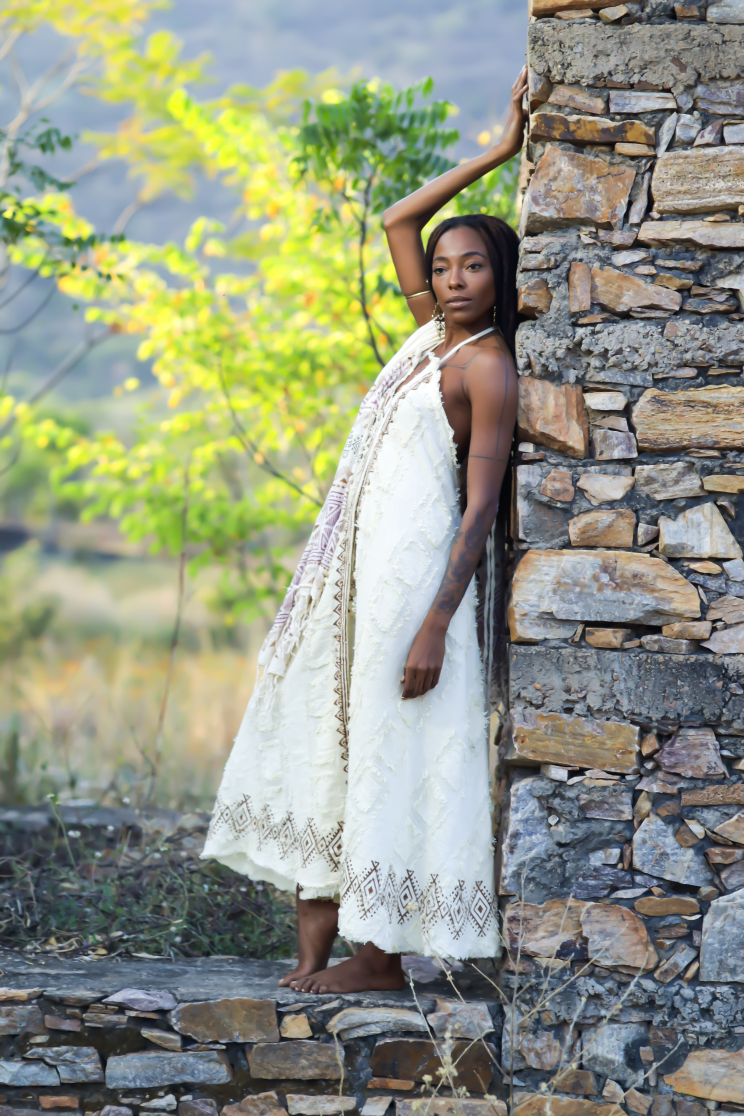
#> input picture Products/1-153A0953.jpg, 2976 x 4464 px (shown at 1/4 size)
$ python -i process_final_products.py   (imports and definitions only)
#> lines starting #> are read from the running program, lines starting #| are printed output that depends on the picture
#!/usr/bin/env python3
from __future__ import annotations

import argparse
from collections import deque
from concurrent.futures import ProcessPoolExecutor, as_completed
import json
import math
import os
from pathlib import Path

from PIL import Image, ImageChops, ImageDraw, ImageFilter, ImageOps


IMAGE_EXTENSIONS = {".jpg", ".jpeg", ".webp"}
CANVAS_SIZE = (1200, 1600)


# [16 lines left out: functions product_dirs, product_images, not called in this run]


def premium_background(size: tuple[int, int]) -> Image.Image:
    width, height = size
    image = Image.new("RGB", size)
    pixels = image.load()

    top = (238, 236, 230)
    mid = (248, 247, 243)
    bottom = (222, 218, 210)
    center_x = width * 0.48
    center_y = height * 0.36
    max_distance = math.hypot(width * 0.62, height * 0.62)

    for y in range(height):
        vertical = y / max(height - 1, 1)
        if vertical < 0.58:
            t = vertical / 0.58
            base = tuple(int(top[i] * (1 - t) + mid[i] * t) for i in range(3))
        else:
            t = (vertical - 0.58) / 0.42
            base = tuple(int(mid[i] * (1 - t) + bottom[i] * t) for i in range(3))

        for x in range(width):
            distance = math.hypot(x - center_x, y - center_y) / max_distance
            lift = max(0, 1 - distance * 2.2) * 14
            vignette = max(0, distance - 0.34) * 20
            pixels[x, y] = tuple(
                max(0, min(255, int(channel + lift - vignette))) for channel in base
            )

    draw = ImageDraw.Draw(image, "RGBA")
    draw.rectangle(
        [0, int(height * 0.76), width, height],
        fill=(218, 215, 208, 70),
    )
    return image


def foreground_alpha(image: Image.Image) -> Image.Image:
    rgb = image.convert("RGB")
    mask = Image.new("L", rgb.size, 255)
    src = rgb.load()
    out = mask.load()
    width, height = rgb.size

    for y in range(height):
        for x in range(width):
            r, g, b = src[x, y]
            green_delta = min(g - r, g - b)
            # The source backdrop ranges from bright chroma green to very dark
            # green shadows. Key both, while preserving black garments where
            # green is not meaningfully dominant.
            dim_green_shadow = g > 24 and green_delta > 9 and g > int(r * 1.2) and g > int(b * 1.2)
            green_dominant = g > 52 and green_delta > 12 and g > int(r * 1.08) and g > int(b * 1.08)
            strong_green = g > 78 and green_delta > 28 and g > int(r * 1.16) and g > int(b * 1.16)

            if strong_green or dim_green_shadow:
                alpha = 0
            elif green_dominant:
                alpha = max(0, min(255, int(255 - (green_delta - 12) * 6.2)))
            else:
                alpha = 255

            out[x, y] = alpha

    mask = mask.filter(ImageFilter.GaussianBlur(1.4))
    return mask.point(lambda value: 0 if value < 16 else (255 if value > 242 else value))


def edge_connected_background_alpha(image: Image.Image) -> Image.Image:
    rgb = image.convert("RGB")
    width, height = rgb.size
    src = rgb.load()
    candidate = bytearray(width * height)

    for y in range(height):
        row = y * width
        for x in range(width):
            r, g, b = src[x, y]
            green_delta = min(g - r, g - b)
            green_candidate = g > 24 and green_delta > 9 and g > int(r * 1.14) and g > int(b * 1.14)
            if green_candidate:
                candidate[row + x] = 1

    background = bytearray(width * height)
    queue: deque[int] = deque()

    def push(index: int) -> None:
        if candidate[index] and not background[index]:
            background[index] = 1
            queue.append(index)

    for x in range(width):
        push(x)
        push((height - 1) * width + x)
    for y in range(height):
        push(y * width)
        push(y * width + width - 1)

    while queue:
        index = queue.popleft()
        x = index % width
        y = index // width
        if x > 0:
            push(index - 1)
        if x < width - 1:
            push(index + 1)
        if y > 0:
            push(index - width)
        if y < height - 1:
            push(index + width)

    alpha = Image.new("L", (width, height), 255)
    out = alpha.load()
    for y in range(height):
        row = y * width
        for x in range(width):
            if background[row + x]:
                out[x, y] = 0

    return alpha.filter(ImageFilter.GaussianBlur(0.6))


def despill(image: Image.Image, alpha: Image.Image) -> Image.Image:
    rgba = image.convert("RGBA")
    src = rgba.load()
    matte = alpha.load()
    width, height = rgba.size

    for y in range(height):
        for x in range(width):
            r, g, b, _ = src[x, y]
            a = matte[x, y]
            if a < 255 or (g > r + 16 and g > b + 16):
                neutral_green = int((r + b) * 0.54)
                g = min(g, neutral_green)
            src[x, y] = (r, g, b, a)

    return rgba


def crop_to_subject(image: Image.Image) -> Image.Image:
    alpha = image.getchannel("A")
    bbox = alpha.point(lambda value: 255 if value > 22 else 0).getbbox()
    if not bbox:
        return image

    left, top, right, bottom = bbox
    pad_x = max(18, int((right - left) * 0.045))
    pad_y = max(18, int((bottom - top) * 0.045))
    return image.crop(
        (
            max(0, left - pad_x),
            max(0, top - pad_y),
            min(image.width, right + pad_x),
            min(image.height, bottom + pad_y),
        )
    )


def fit_subject(subject: Image.Image, canvas_size: tuple[int, int]) -> Image.Image:
    max_width = int(canvas_size[0] * 0.9)
    max_height = int(canvas_size[1] * 0.92)
    fitted = subject.copy()
    fitted.thumbnail((max_width, max_height), Image.Resampling.LANCZOS)
    return fitted


def compose_product(source: Path, destination: Path) -> dict[str, object]:
#> called with source = '../Products/1-153A0953.jpg', destination = 'out.png'
    opened = ImageOps.exif_transpose(Image.open(source))
#> opened is the input picture: PIL image 2976x4464 RGB; mean R, G, B 146.4, 151.1, 132.9
    has_alpha = opened.mode in {"RGBA", "LA"} or "transparency" in opened.info
#> has_alpha = False
    if has_alpha:
        rgba = opened.convert("RGBA")
        rgba.thumbnail((1800, 2400), Image.Resampling.LANCZOS)
        image = rgba.convert("RGB")
        alpha = rgba.getchannel("A").filter(ImageFilter.GaussianBlur(0.45))
        keyed_alpha = foreground_alpha(image)
        alpha = ImageChops.darker(alpha, keyed_alpha)
    else:
        image = opened.convert("RGB")
        image.thumbnail((1800, 2400), Image.Resampling.LANCZOS)
        alpha = foreground_alpha(image)
#> in foreground_alpha, `mask = mask.filter(ImageFilter.GaussianBlur(1.4))`:
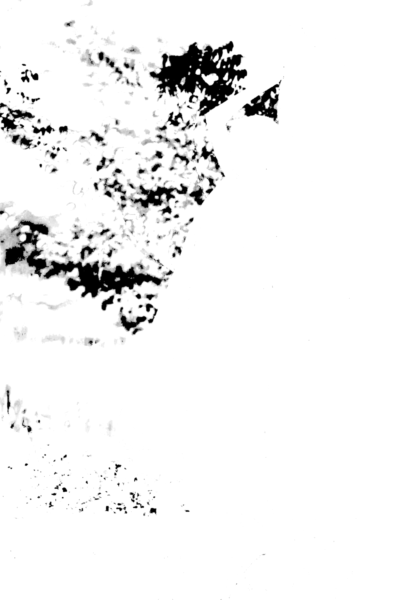
#> mask: PIL image 1600x2400 L (shown at 1/4 size); min 0, max 255, mean 241.5

    edge_alpha = edge_connected_background_alpha(image)
#> in edge_connected_background_alpha, `return alpha.filter(ImageFilter.GaussianBlur(0.6))`:
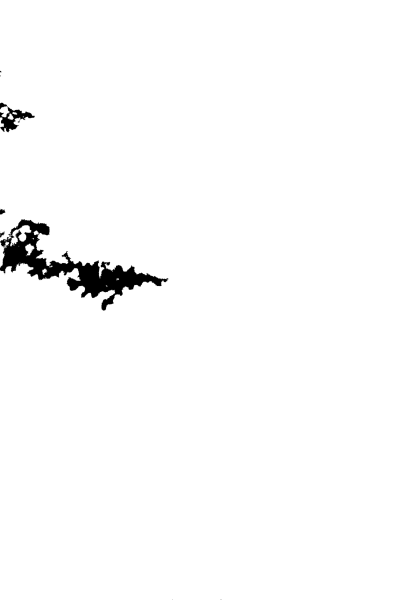
#> returned value: PIL image 1600x2400 L (shown at 1/4 size); min 0, max 255, mean 250.6
    alpha = ImageChops.darker(alpha, edge_alpha)

    subject = despill(image, alpha)
#> after the loop in despill, `for y in range(height):`: neutral_green = 130
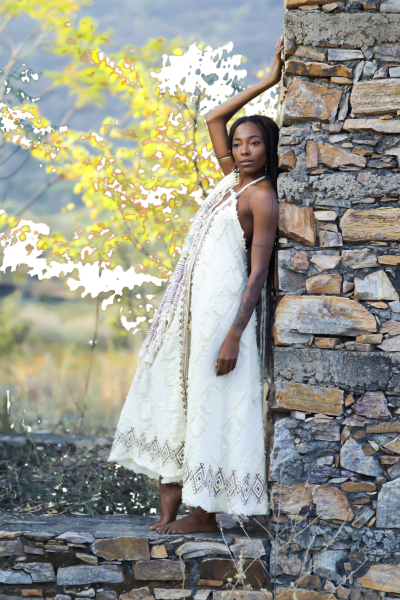
#> subject: PIL image 1600x2400 RGBA (shown at 1/4 size); mean R, G, B, A 146.4, 146.1, 132.9, 240.9; transparent parts drawn white
    subject = crop_to_subject(subject)
#> in crop_to_subject, `bbox = alpha.point(lambda value: 255 if value > 22 else 0).getbbox()`: bbox = (0, 0, 1600, 2400)
#> in crop_to_subject, `left, top, right, bottom = bbox`: left = 0; right = 1600; bottom = 2400
#> in crop_to_subject, `pad_x = max(18, int((right - left) * 0.045))`: pad_x = 72
#> in crop_to_subject, `pad_y = max(18, int((bottom - top) * 0.045))`: pad_y = 108
    subject = fit_subject(subject, CANVAS_SIZE)

    canvas = premium_background(CANVAS_SIZE).convert("RGBA")
#> in premium_background, `draw = ImageDraw.Draw(image, "RGBA")`:
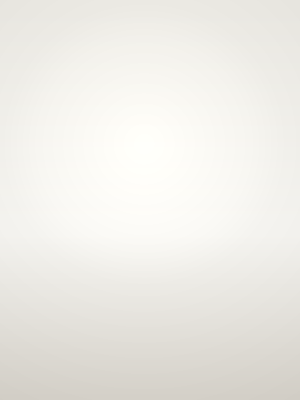
#> image: PIL image 1200x1600 RGB (shown at 1/4 size); mean R, G, B 238, 236.1, 230.7
    shadow = subject.getchannel("A").filter(ImageFilter.GaussianBlur(28))
    shadow = shadow.point(lambda value: int(value * 0.22))
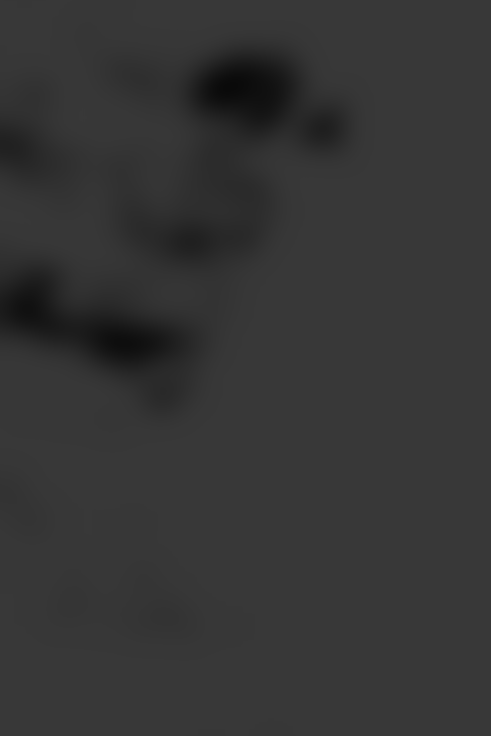
#> shadow: PIL image 981x1472 L (shown at 1/2 size); min 10, max 56, mean 52.7
    shadow_layer = Image.new("RGBA", CANVAS_SIZE, (0, 0, 0, 0))
#> shadow_layer: PIL image 1200x1600 RGBA; every value is 0

    x = (CANVAS_SIZE[0] - subject.width) // 2
    y = int((CANVAS_SIZE[1] - subject.height) * 0.5)
    shadow_layer.paste((28, 25, 22, 0), (x + 18, y + 34), shadow)
    canvas = Image.alpha_composite(canvas, shadow_layer)
    canvas.alpha_composite(subject, (x, y))
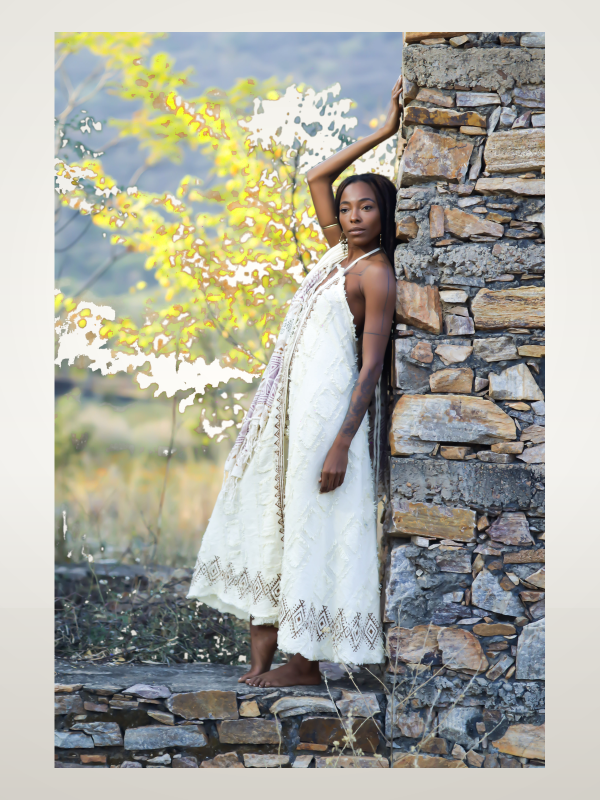
#> canvas: PIL image 1200x1600 RGBA (shown at 1/2 size); mean R, G, B, A 171.9, 171.9, 161.9, 255

#> (the run stopped early here; a loop or call above may not have finished)

$ run again, on Products/104-153A0225.jpg
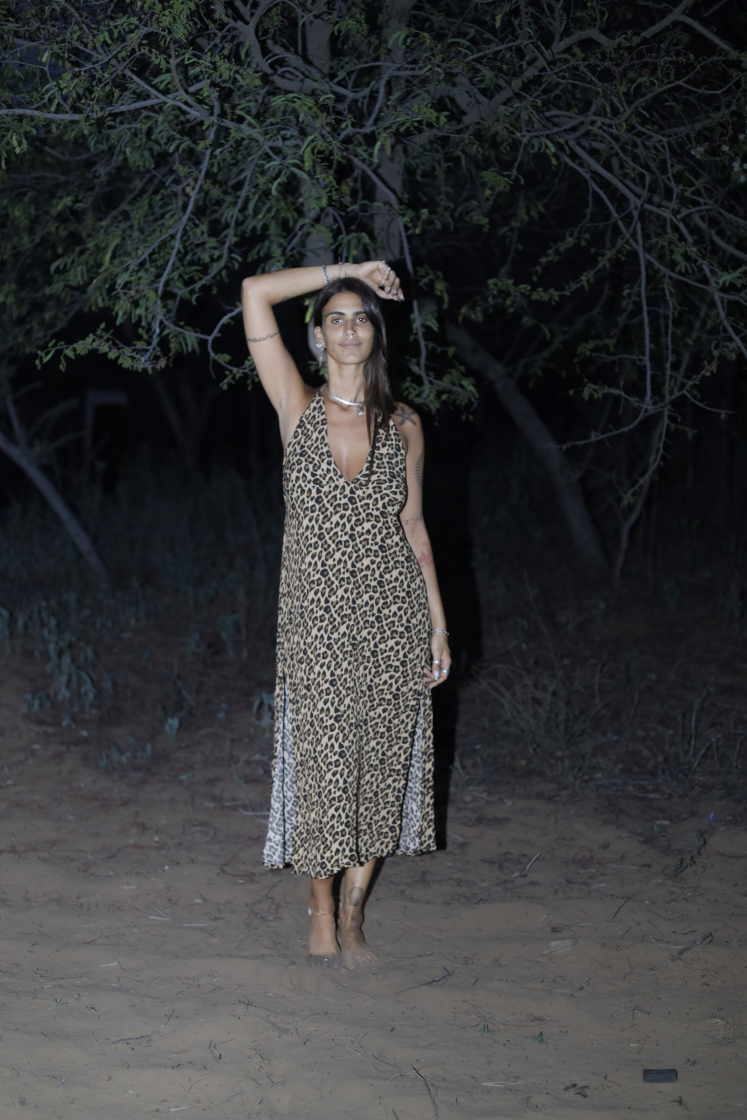
#> input picture Products/104-153A0225.jpg, 4480 x 6720 px (shown at 1/6 size)
#> in compose_product, opened is the input picture: PIL image 4480x6720 RGB; mean R, G, B 54.1, 55.1, 56.6
#> has_alpha = False
#> in edge_connected_background_alpha, `return alpha.filter(ImageFilter.GaussianBlur(0.6))`:
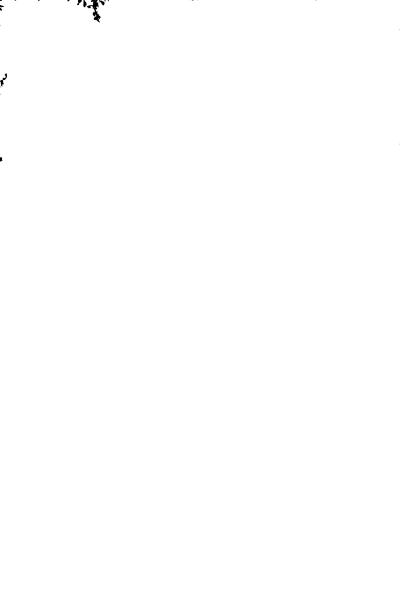
#> returned value: PIL image 1600x2400 L (shown at 1/4 size); min 0, max 255, mean 254.8
#> after the loop in despill, `for y in range(height):`: neutral_green = 125
#> bbox = (0, 0, 1600, 2400)
#> left = 0; right = 1600; bottom = 2400
#> pad_x = 72
#> pad_y = 108
#> in compose_product, `canvas.alpha_composite(subject, (x, y))`:
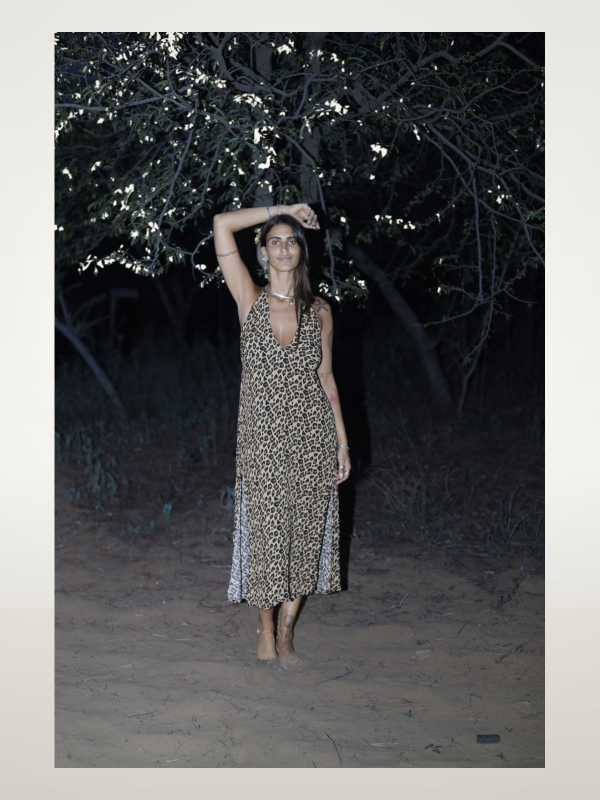
#> canvas: PIL image 1200x1600 RGBA (shown at 1/2 size); mean R, G, B, A 99.6, 99.6, 99.5, 255

$ run again, on Products/105-153A0227.jpg
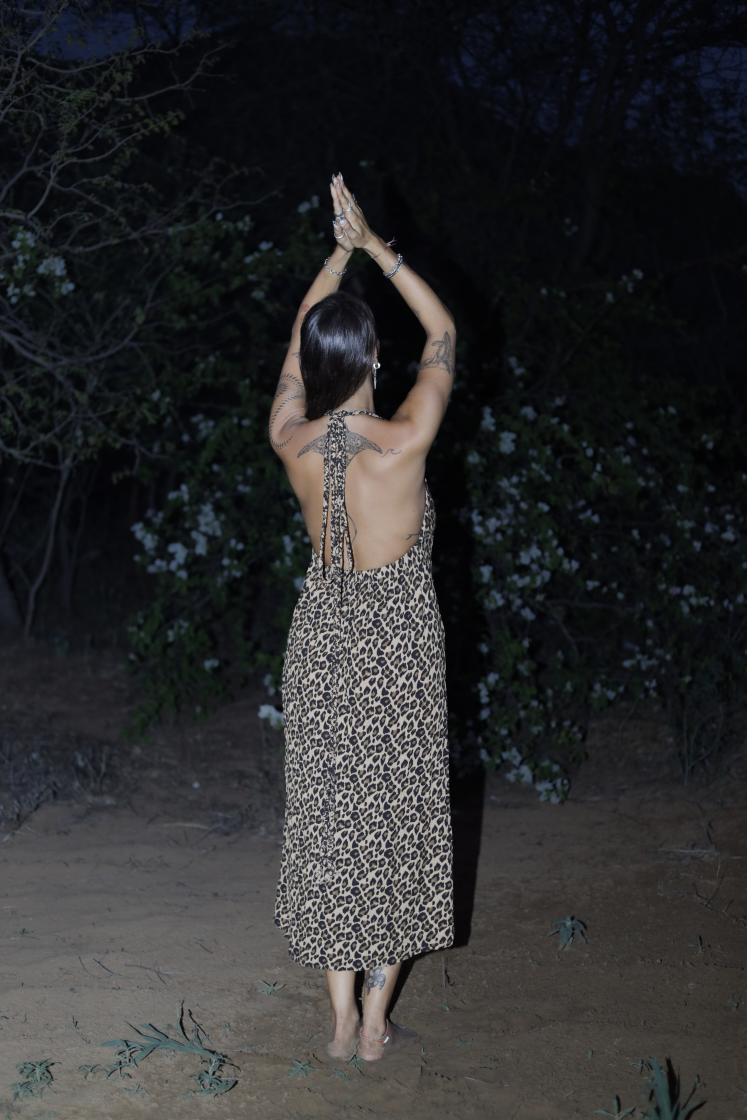
#> input picture Products/105-153A0227.jpg, 4480 x 6720 px (shown at 1/6 size)
#> in compose_product, opened is the input picture: PIL image 4480x6720 RGB; mean R, G, B 43.7, 44, 45.1
#> has_alpha = False
#> in foreground_alpha, `mask = mask.filter(ImageFilter.GaussianBlur(1.4))`:
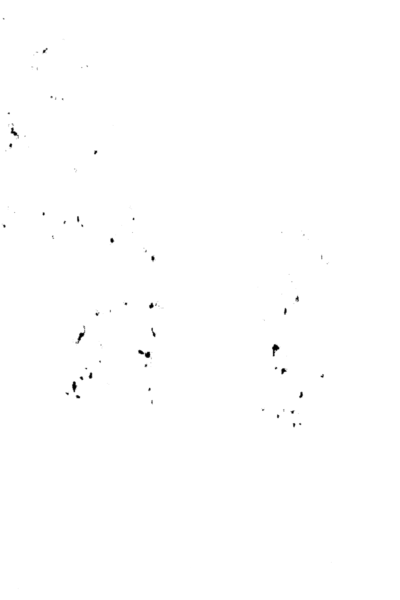
#> mask: PIL image 1600x2400 L (shown at 1/4 size); min 0, max 255, mean 254.5
#> after the loop in despill, `for y in range(height):`: neutral_green = 127
#> bbox = (0, 0, 1600, 2400)
#> left = 0; right = 1600; bottom = 2400
#> pad_x = 72
#> pad_y = 108
#> in compose_product, `canvas.alpha_composite(subject, (x, y))`:
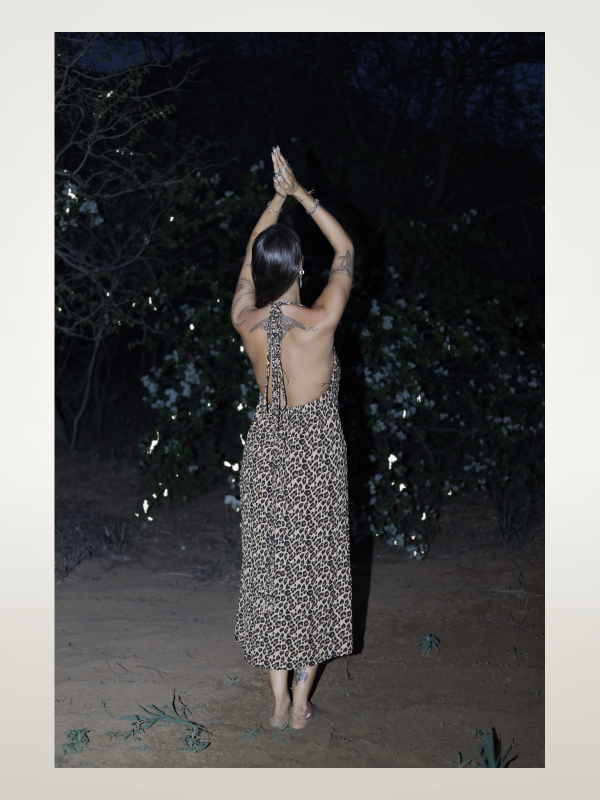
#> canvas: PIL image 1200x1600 RGBA (shown at 1/2 size); mean R, G, B, A 90.5, 90.2, 89.6, 255
